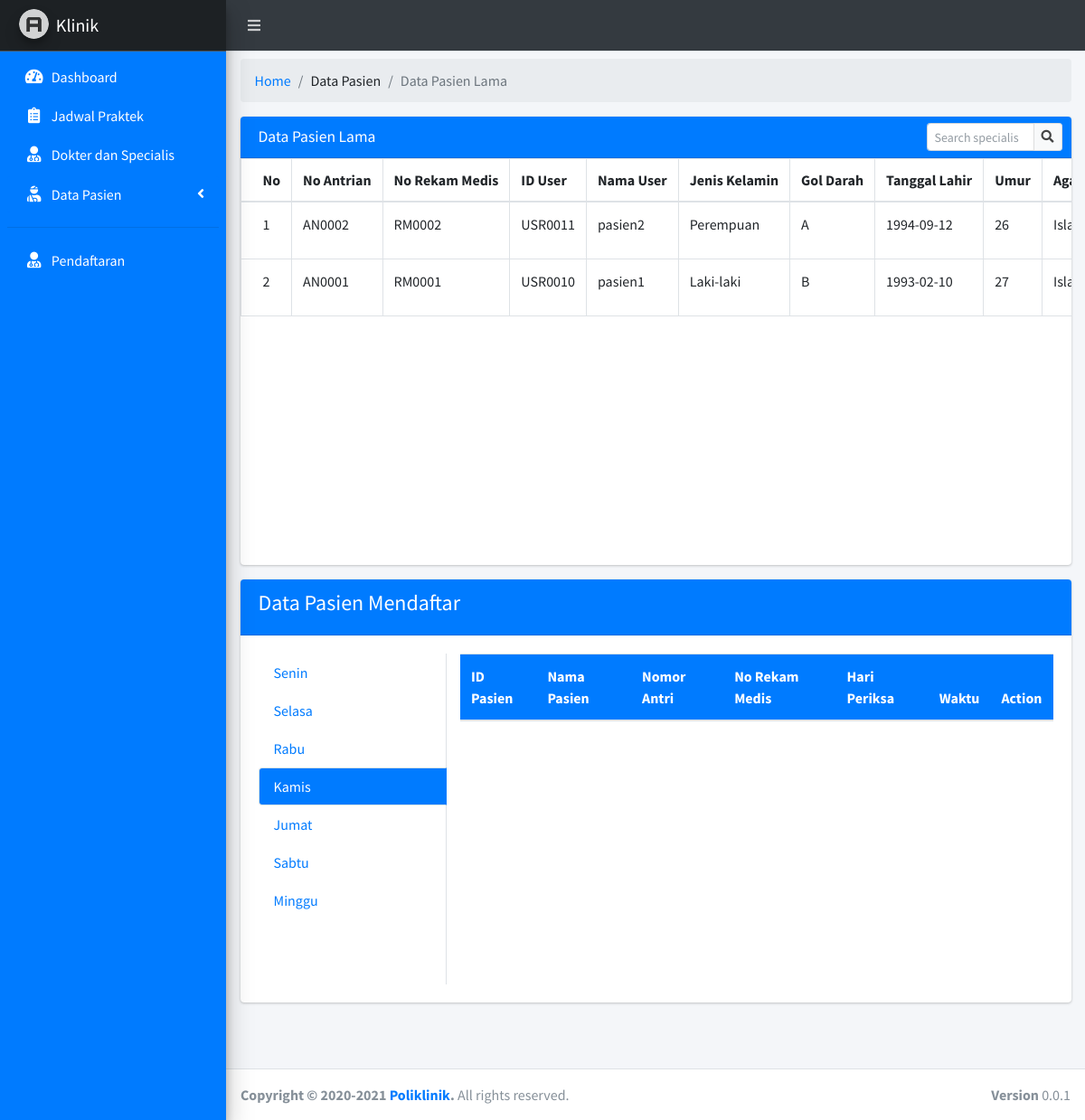
The app's page /staff.php?page=pasien_lama, older data.
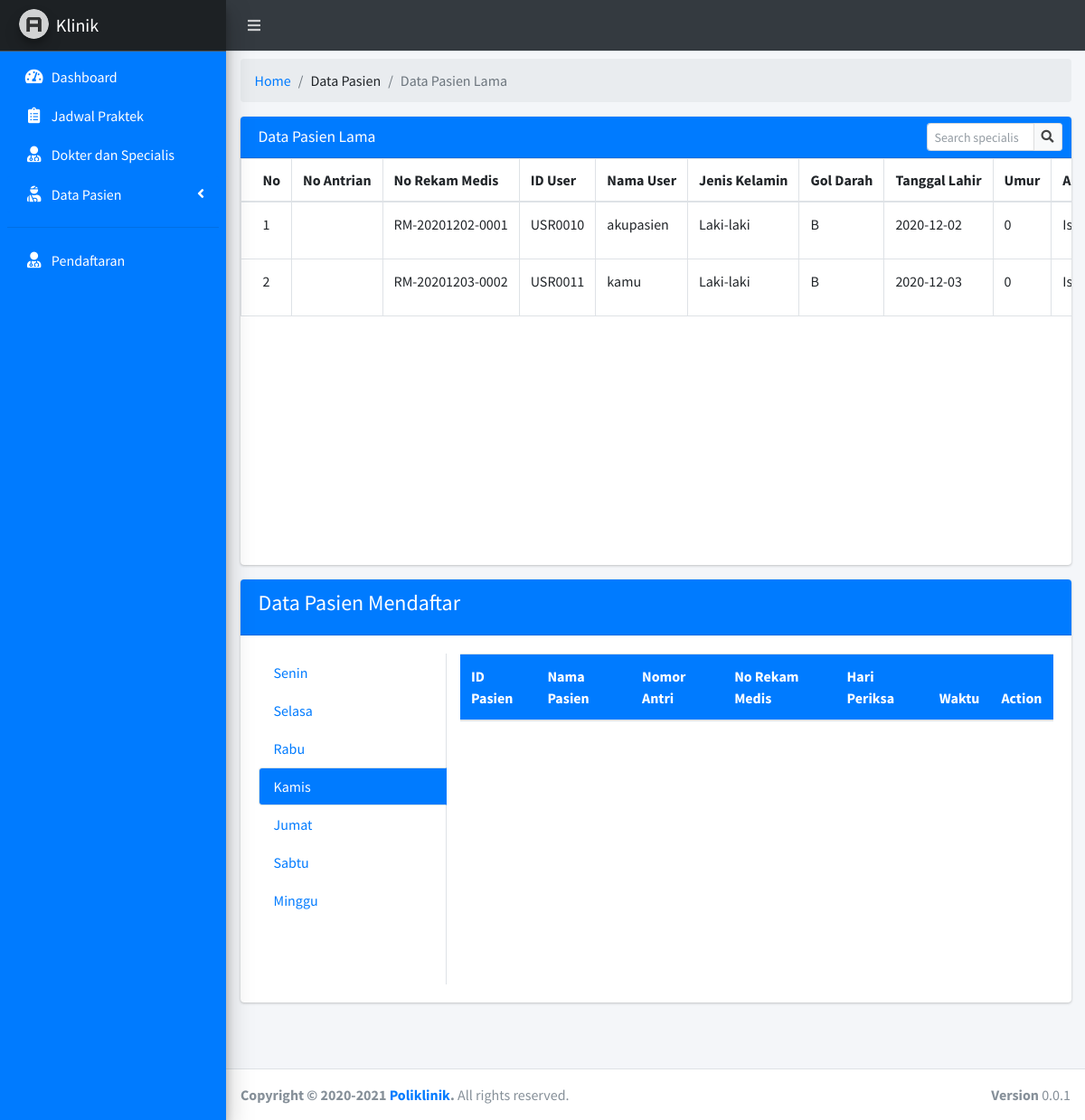
The same page, newer data.
### tables this page shows
CREATE TABLE `tb_pasien` (
  `id_pasien` char(15) NOT NULL,
  `id_dokter` char(15) NOT NULL,
  `id_user` char(15) NOT NULL,
  `no_antrian` char(16) NOT NULL,
  `no_rekam_medis` char(16) NOT NULL,
  `waktu` varchar(225) NOT NULL,
  `hari_periksa` varchar(225) NOT NULL,
  `nomor_antri` char(16) NOT NULL
);

CREATE TABLE `tb_user` (
  `id_user` char(15) NOT NULL,
  `username` varchar(50) NOT NULL,
  `password` varchar(225) NOT NULL,
  `confirm_password` varchar(225) NOT NULL,
  `nama_user` varchar(30) NOT NULL,
  `jenis_kelamin` varchar(10) NOT NULL,
  `gol_darah` varchar(10) NOT NULL,
  `tempat_lahir` varchar(100) NOT NULL,
  `tanggal_lahir` varchar(225) NOT NULL,
  `agama` varchar(10) NOT NULL,
  `tgl_masuk` varchar(225) NOT NULL
);

### page/staff/pasien_lama.php (the view, shortened to what the changed rows need)
<div class="row">
	<div class="col-sm-12">
		<div class="card">
			<div class="card-body table-responsive p-0" style="height: 450px;">
				<table class="table table-head-fixed text-nowrap table-hover table-bordered font-10">
					<thead>
						<tr>
                                   <th>No</th>
							<th>No Antrian</th>
							<th>No Rekam Medis</th>
							<th>ID User</th>
							<th>Nama User</th>
							<th>Jenis Kelamin</th>
							<th>Gol Darah</th>
							<th>Tanggal Lahir</th>
							<th>Umur</th>
							<th>Agama</th>
						</tr>
					</thead>
					<tbody>
					<?php
					$sql = mysqli_query($koneksi, "SELECT no_antrian, no_rekam_medis, x.id_user, nama_user, jenis_kelamin, gol_darah, tanggal_lahir, TIMESTAMPDIFF(YEAR, tanggal_lahir, NOW()) AS usia, agama FROM tb_user X INNER JOIN tb_pasien Y ON y.id_user = x.id_user ORDER BY no_antrian DESC");
                         $no =1;
					while ($data = mysqli_fetch_array($sql)) { ?>
						<tr>
                                   <td><?= $no++; ?></td>
							<td><?= $data['no_antrian']; ?></td>
							<td><?= $data['no_rekam_medis']; ?></td>
							<td><?= $data['id_user']; ?></td>
							<td><?= $data['nama_user']; ?></td>
							<td><?= $data['jenis_kelamin']; ?></td>
							<td><?= $data['gol_darah']; ?></td>
							<td><?= $data['tanggal_lahir']; ?></td>
							<td><?= $data['usia'] ?></td>
							<td><?= $data['agama']; ?></td>
						</tr>
					<?php }
					?>
					</tbody>
				</table>
			</div>
		</div>
	</div>
</div>
<?php
$cekhari = mysqli_query($koneksi, "SELECT IF(WEEKDAY(NOW())= '0','Senin',
IF(WEEKDAY(NOW())='1','Selasa',
IF(WEEKDAY(NOW())='2','Rabu',
IF(WEEKDAY(NOW())='3','Kamis',
IF(WEEKDAY(NOW())='4','Jumat',
IF(WEEKDAY(NOW())='5','Sabtu',
IF(WEEKDAY(NOW())='6','Minggu','Salah')))))))
AS hari");
$day = mysqli_fetch_array($cekhari);
if($day['hari'] == "Senin"){
	$senin = "active"; $sabtu=""; $selasa=""; $rabu=""; $kamis=""; $jumat=""; $minggu="";
	$showsenin = "show active"; $showsabtu=""; $showselasa=""; $showrabu=""; $showkamis=""; $showjumat=""; $showminggu="";
	$bgsenin = "bg-blue"; $bgselasa=""; $bgrabu =""; $bgkamis=""; $bgjumat=""; $bgsabtu=""; $bgminggu="";
}else if($day['hari'] == "Kamis"){
	$showkamis = "show active"; $showsenin=""; $showselasa=""; $showrabu=""; $showsabtu=""; $showjumat=""; $showminggu="";
}else if($day['hari'] == "Jumat"){
	$jumat = "active"; $senin=""; $selasa=""; $rabu=""; $kamis=""; $sabtu=""; $minggu="";
	$showjumat = "show active"; $showsenin=""; $showselasa=""; $showrabu=""; $showkamis=""; $showsabtu=""; $showminggu="";
	$bgjumat = "bg-blue"; $bgselasa=""; $bgrabu =""; $bgkamis=""; $bgsenin=""; $bgsabtu=""; $bgminggu="";
}else if($day['hari'] == "Sabtu"){
	$sabtu = "active"; $senin=""; $selasa=""; $rabu=""; $kamis=""; $jumat=""; $minggu="";
	$showsabtu = "show active"; $showsenin=""; $showselasa=""; $showrabu=""; $showkamis=""; $showjumat=""; $showminggu="";
	$bgsabtu = "bg-blue"; $bgselasa=""; $bgrabu =""; $bgkamis=""; $bgjumat=""; $bgsenin=""; $bgminggu="";
}else if($day['hari'] == "Minggu"){
	$minggu = "active"; $senin=""; $selasa=""; $rabu=""; $kamis=""; $jumat=""; $sabtu="";
	$showminggu = "show active"; $showsenin=""; $showselasa=""; $showrabu=""; $showkamis=""; $showjumat=""; $showsabtu="";
	$bgminggu = "bg-blue"; $bgselasa=""; $bgrabu =""; $bgkamis=""; $bgjumat=""; $bgsabtu=""; $bgsenin="";
}
?>
<div class="card">
    <div class="card-body">
		<div class="row">
      <div class="col-7 col-sm-9">
        <div class="tab-content" id="vert-tabs-tabContent">
          <div class="tab-pane fade <?= $showkamis; ?>" id="vert-tabs-kamis" role="tabpanel" aria-labelledby="vert-tabs-kamis-tab">
          <table class="table table-responsive p-0 table-hover" style="height: 350px;">
          	<thead class="bg-blue">
          		<tr>
          			<th>ID Pasien</th>
          			<th>Nama Pasien</th>
          			<th>Nomor Antri</th>
          			<th>No Rekam Medis</th>
          			<th>Hari Periksa</th>
          			<th>Waktu</th>
                         <th>Action</th>
          		</tr>
          	</thead>
          </table>
          </div>
        </div>
      </div>
    </div>
    </div>
</div>

Row changes from the older to the newer data that the page shows:
changed tb_pasien "USR0010": no_rekam_medis "RM0001" → "RM-20201202-0001"; id_user.nama_user "pasien1" → "akupasien"; id_user.tanggal_lahir "1993-02-10" → "2020-12-02"; usia "27" → "0"; no_antrian "AN0001" → (not shown); moves up the list
changed tb_pasien "USR0011": no_rekam_medis "RM0002" → "RM-20201203-0002"; id_user.nama_user "pasien2" → "kamu"; id_user.jenis_kelamin "Perempuan" → "Laki-laki"; id_user.gol_darah "A" → "B"; id_user.tanggal_lahir "1994-09-12" → "2020-12-03"; usia "26" → "0"; no_antrian "AN0002" → (not shown)
